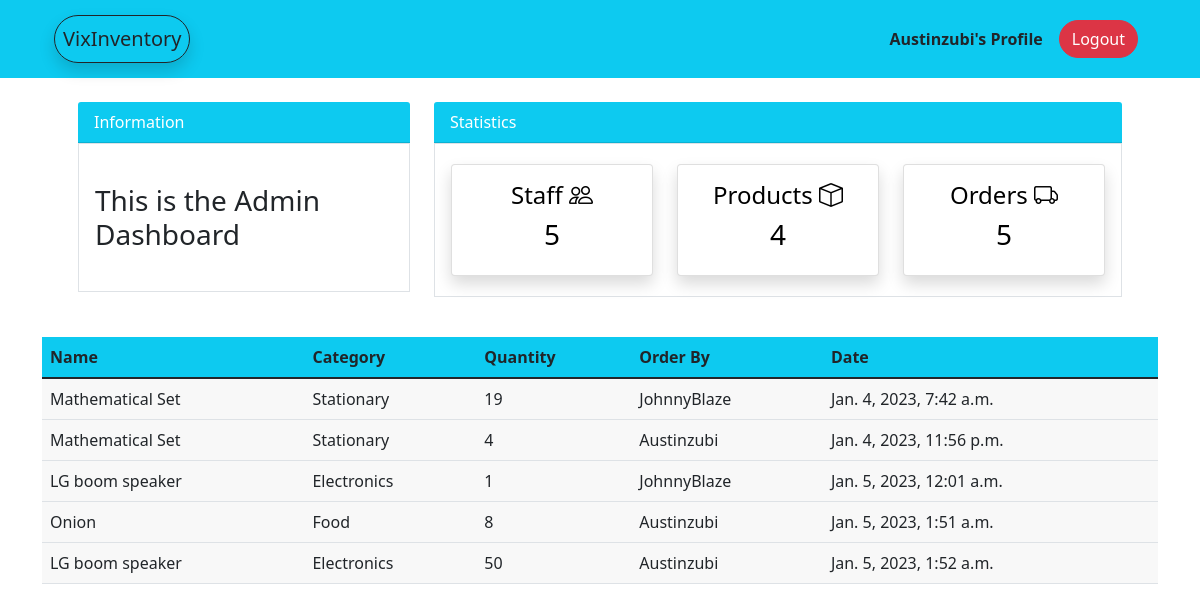
The page /order/ (signed in) on the database as committed earlier.
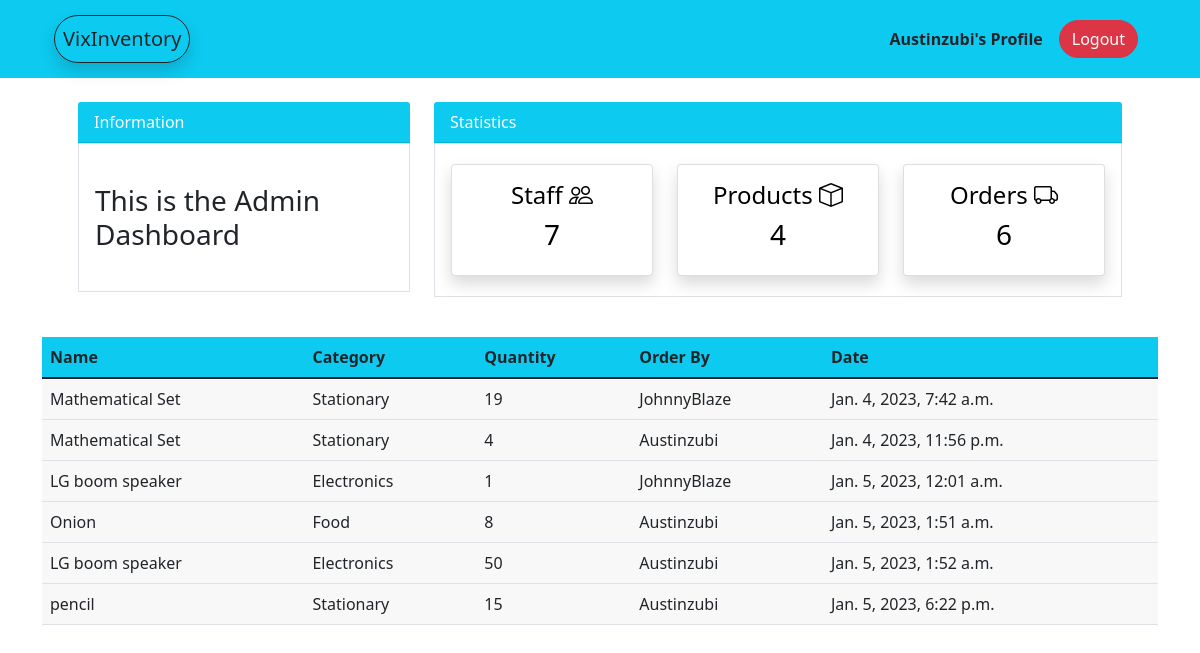
The same page on the database as committed later.
### dashboard/models.py (models this page shows, shortened)
class Order(models.Model):
    product = models.ForeignKey(Product, on_delete=models.CASCADE, null = True) # This creates a relationship between the order model and the Product model using a Foreign Key
    staff = models.ForeignKey(User, on_delete=models.CASCADE, null=True) #the model 'User' is the same defined in the admin panel already created for us
    order_quantity = models.PositiveIntegerField(null = True) # this means that the number of orders will always be positive
    date = models.DateTimeField(auto_now_add=True)
    class Meta:
        verbose_name_plural = 'Order'

class Product(models.Model):
    name = models.CharField(max_length=100, null=True)
    category = models.CharField(max_length=20, choices = CATEGORY, null=True)
    quantity = models.PositiveIntegerField(null=True)
    class Meta:
        verbose_name_plural = 'Product'
    def __str__(self):
        return f'{self.name}'

### dashboard/views.py (the view)
# urls.py: path('order/', views.orders, name = 'dashboard-orders'),
@login_required
def orders(request):
    workers = User.objects.all()
    workers_count = workers.count()
    items = Product.objects.all()
    items_count = items.count()
    order = Order.objects.all()
    order_count = order.count()
    context = {
        'order': order,
        'items_count':items_count,
        'workers_count':workers_count,
        'order_count': order_count,
    }
    return render(request, 'dashboard/orders.html', context )

### templates/dashboard/orders.html (shortened to what this page needs)
{% extends 'partials/base.html' %}
{% block content %}
    <div class="container">
        {% include 'partials/topnav.html' %}
        <div class="row ">
            <div class="col mt-3 p-0">
                <table class="table dark-color">
                    <thead class="bg-info">
                        <tr>
                            <th scope="col">Name</th>
                            <th scope="col">Category</th>
                            <th scope="col">Quantity</th>
                            <th scope="col">Order By</th>
                            <th scope="col">Date</th>
                        </tr>
                    </thead>
                    <tbody>
                        {% for purchase in order %}
                        <tr>
                            <td>{{purchase.product}}</td>
                            <td>{{purchase.product.category}}</td>
                            <td>{{purchase.order_quantity}}</td>
                            <td>
                                {{purchase.staff}}
                            </td>
                            <td>{{purchase.date}}</td>
                        </tr>
                        {% endfor %}
                    </tbody>
                  </table>
            </div>
        </div>
    </div>
{% endblock %}

### templates/partials/base.html (shortened to what this page needs)
{% load static %}
<!doctype html>
<html lang="en">
  <head>
    <link rel="stylesheet" href="{% static 'style.css' %}">
    <link href="https://cdn.jsdelivr.net/npm/bootstrap@5.2.3/dist/css/bootstrap.min.css" rel="stylesheet">
  </head>
  <body>
    {% include 'partials/nav.html' %}
    {% block content %}
    {% endblock %}
  </body>
</html>

### templates/partials/nav.html (shortened to what this page needs)
<nav class="navbar navbar-expand-lg navbar-light bg-info sticky-top">
    <div class="container py-1">
        {% if user.is_authenticated %}
        <a class="navbar-brand text-dark border border-dark p-2 rounded-pill shadow"  href="{% url 'dashboard-index' %}">
            VixInventory
        </a>
        <div class="collapse navbar-collapse" id="navbarSupportedContent">
                <ul class="navbar-nav ms-auto mb-2 mb-lg-0 align-items-center">
                    <li class="nav-item">
                        <a class="nav-link active text-dark fw-bold" aria-current="page" href="{% url 'user-profile' %}">{{user.username}}'s Profile</a>
                    </li>
                    <li class="nav-item">
                        <a class="nav-link text-white " href="{% url 'user-logout' %}"><button class="btn btn-danger rounded-pill">Logout</button></a>
                    </li>
            </ul>
            {% endif %}
        </div>
    </div>
</nav>

### templates/partials/topnav.html (shortened to what this page needs)
<!doctype html>
<html lang="en">
<head>
    <link href="https://cdn.jsdelivr.net/npm/bootstrap@5.1.3/dist/css/bootstrap.min.css" rel="stylesheet">
    <link rel="stylesheet" href="https://cdn.jsdelivr.net/npm/bootstrap-icons@1.10.2/font/bootstrap-icons.css">
</head>
<body>
<div class="container">
    <div class="row mt-4 ">
        <div class="col-lg-4 bg-white mb-4">
            <div class="card-header bg-info text-white">
                Information
            </div>
            <div class="card-body border border-black">
                <marquee behavior="" direction="">
                    <h3 class="my-4">
                        This is the Admin Dashboard
                    </h3>
                </marquee>
            </div>
        </div>
        <div class="col-lg-8 bg-white mb-4">
            <div class="card-header bg-info text-white">
                Statistics
            </div>
            <div class="card-body border border-black">
             <div class="row">
                <div class="col-lg-4">
                    <a class="text-decoration-none text-black" href="{% url 'dashboard-staff' %}">
                        <div id="myCard" class="card text-center p-3 my-1 myCard shadow">
                            <h4>
                                Staff <i class="bi bi-people"></i>
                            </h4>
                            <h3>
                                {{workers_count}}
                            </h3>
                        </div>
                    </a>
                </div>
                <div class="col-lg-4">
                    <a class="text-decoration-none text-black" href="{% url 'dashboard-products' %}">
                        <div id="myCard" class="card text-center p-3 my-1 myCard shadow">
                            <h4>
                                Products <i class="bi bi-box"></i>
                            </h4>
                            <h3>
                                {{items_count}}
                            </h3>
                        </div>
                    </a>
                </div>
                <div class="col-lg-4">
                    <a class="text-decoration-none text-black" href="{% url 'dashboard-orders' %}">
                        <div id="myCard" class="card text-center p-3 my-1 myCard shadow">
                            <h4>
                                Orders <i class="bi bi-truck"></i>
                            </h4>
                            <h3>
                                {{order_count}}
                            </h3>
                        </div>
                    </a>
                </div>
             </div>
            </div>
        </div>
    </div>
</div>
</body>
</html>

### static/style.css (style rules this page uses)
.dark-color { background-color: #F8F8F8; }

Rows that differ between the two databases and show on the page:
added Order: product "pencil", product.category "Stationary", order_quantity "15", staff "Austinzubi", date "Jan. 5, 2023, 6:22 p.m."
Other text that changed with them:
{{ workers_count }}: "5" → "7"
{{ order_count }}: "5" → "6"
